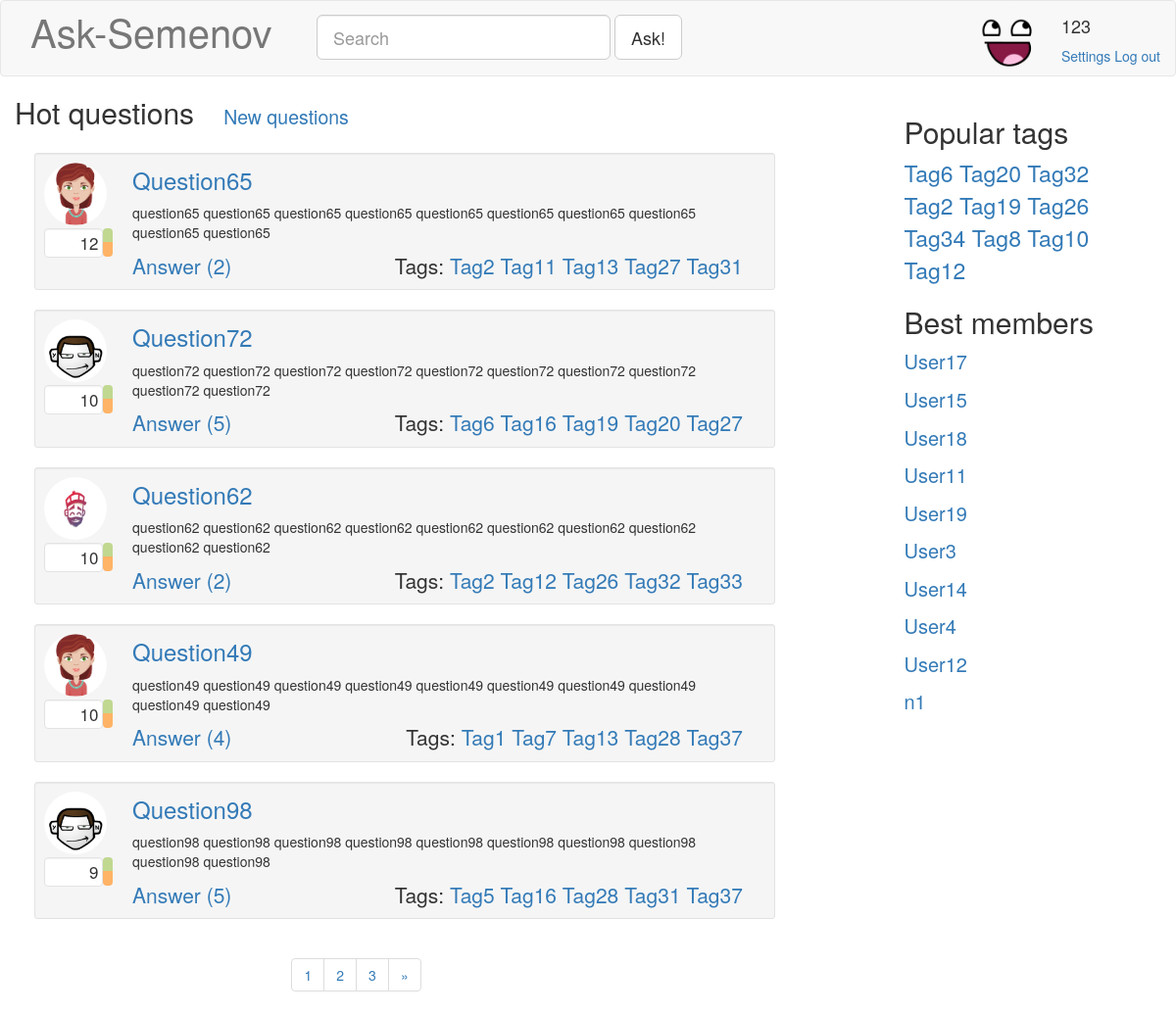
/hot/, run on the app's committed database.
### blog/models.py (models this page shows, shortened)
class Profile( models.Model ):
	user = models.OneToOneField( User, null = False, blank = False, on_delete = models.CASCADE )
	image = models.ImageField( null = False, blank = True, upload_to = '', default = 'dummy.png', max_length = 100 )
	rating = models.IntegerField( null = False, default = 0 )
	objects = ProfileManager()
	def username( self ):
		return str( self.user.username )
	class Meta:
		verbose_name = "Профиль"
		verbose_name_plural = "Профили"

class Question( models.Model ):
	caption = models.CharField( null = False, blank = False, max_length = 100 )
	rating = models.IntegerField( null = False, default = 0 )
	text = models.TextField( null = False, blank = False )
	tags = models.ManyToManyField( 'Tag' )
	postDate = models.DateTimeField( null = False, blank = True, auto_now_add = True )
	author = models.ForeignKey( 'Profile', null = False, blank = False, on_delete = models.CASCADE )
	objects = QuestionManager()
	def answersCount( self ):
		return self.answer_set.count()
	class Meta:
		verbose_name = "Вопрос"
		verbose_name_plural = "Вопросы"

class Tag( models.Model ):
	caption = models.CharField( unique = True, null = False, blank = False, max_length = 20 )
	objects = TagManager()
	def __str__( self ):
		return str( self.caption )
	class Meta:
		verbose_name = "Тэг"
		verbose_name_plural = "Тэги"

### blog/views.py (the view)
# urls.py: url(r'^hot/$', blogViews.hotQuestions, name="hotQuestions"),
def hotQuestions( request ):
	result = makeBase()
	questions = Question.objects.rating_sorted()
	result[ 'questions' ], result[ 'pageNumbers' ] = Paginate( request, questions, 5 )
	return render( request, 'hotquestions.html', result )

### blog/models.py (called while the page is built)
	def rating_sorted( self ):
		return super( TagManager, self ).annotate( questionCount = models.Count( 'question' ) ).order_by( '-questionCount' )

	def rating_sorted( self ):
		return super( QuestionManager, self ).order_by( '-rating', '-postDate' )

	def rating_sorted( self ):
		return super( ProfileManager, self ).order_by( '-rating' )

	def get_by_username( self, name ):
		return super( ProfileManager, self ).get( user__username=name )

### blog/views.py (called while the page is built)
def makeBase():
	return {
		'profile': Profile.objects.get_by_username( '123' ),
		'hotTags': Tag.objects.rating_sorted()[:10],
		'bestMembers': Profile.objects.rating_sorted()[:10],
	}

def Paginate( request, container, perPage ):
	paginator = Paginator( container, perPage )
	pageNumber = request.GET.get( 'page' ) #gets page from get parameters
	try:
		page = paginator.page( pageNumber )
	except PageNotAnInteger:
		page = paginator.page( 1 )
	except EmptyPage:
		page = paginator.page( paginator.num_pages )
	pageNumbers = []
	for i in range( -2, 3 ):
		if ( page.number + i ) in paginator.page_range:
			pageNumbers.append( page.number + i )
	return page, pageNumbers

### templates/hotquestions.html
{% extends "index.html" %}
{% block customContentCaption %}
<div class="container-fluid">
	{% url 'mainPage' as mainPageURL %}
	<h2>Hot questions<small class="ask-questionListSubHeader"><a href="{{ mainPageURL }}">New questions</a></small></h2>
</div>
{% endblock %}

### templates/base.html (shortened to what this page needs)
{% load static %}
<!DOCTYPE html>
<html>
	<head>
		<link rel="stylesheet" href="{% static "css/bootstrap.min.css" %}">
		<link rel="stylesheet" href="{% static "css/base.css" %}">
		{% block extraCSS %}{% endblock %}
	</head>
	<body>
		<nav class="navbar navbar-default ask-navbar">
			<div class="container-fluid">
				<div class="navbar-header col-md-3">
		      		{% url 'mainPage' as mainPageURL %}
					<a class="navbar-brand ask-navbarBrand" href="{{ mainPageURL }}">Ask-Semenov</a>
				</div>
				<div class="collapse navbar-collapse">
					{% url 'askQuestion' as askURL %}
					<form class="navbar-form navbar-left" role="search" action="{{ askURL }}">
						<div class="form-group">
							<input id="ask-mainSearchField" class="form-control input-lg" type="text"  placeholder="Search">
						</div>
						<button type="submit" class="btn btn-lg btn-default">Ask!</button>
					</form>
				{% if profile %}
					<ul class="nav navbar-nav navbar-right">
						<li class="pull-right">
							<div class="media">
								<div class="media-left media-middle">
									<a class="navbar-link" href="#">
										<img id="ask-profilePicture" class="media-object img-circle" src="{{ profile.image.url }}">
									</a>
								</div>
								<div class="media-right">
									<h4> {{ profile.username }}</h4>
									<div>
										{% url 'settings' as settingsURL %}
										<a href="{{ settingsURL }}">Settings</a>
										<a href="#">Log out</a>
									</div>
								</div>
							</div>
						</li>
					</ul>
				{% endif %}
				</div>
			</div>
		</nav>
		<div class="row">
			<div class="container col-md-9">
			{% block customContentCaption %} {% endblock %}
			{% block customContent %}{% endblock %}
			</div>
			<div class="col-md-3 ask-rightColumn">
				<div class="ask-tagsBlock">
					<h2>Popular tags</h2>
					<div class="ask-popularTags">
					{% for tag in hotTags %}
					{% url 'taggedQuestions' tag as taggedQuestionsURL %}
						<a href="{{ taggedQuestionsURL }}">{{ tag.caption|title }}</a>
					{% endfor %}
					</div>
				</div>
				<div class="ask-bestMembersBlock">
					<h2>Best members</h2>
					<ul class="list-unstyled ask-bestMembers">
					{% for member in bestMembers %}
						<li><a href="#">{{ member.username }}</a></li>
					{% endfor %}
					</ul>
				</div>
			</div>
		</div>
	</body>
</html>

### templates/singlequestion.html
{% load static %}
<div class="well well-sm ask-questionListElement">
	<div class="media">
		<div class="media-left ask-questionListElementUserBlock">
			<a href="#">
				<img class="media-object img-circle ask-questionProfileImage" src="{{ question.author.image.url }}">
			</a>
			<div class="ask-questionRatingBlock">
				<div class="well pull-left text-right ask-questionRatingField">
					{{ question.rating }}
				</div>
				<div class="btn-group-vertical pull-left ask-ratingButtonsGroup" role="group">
						<button type="button" class="btn ask-ratingButton ask-ratingUpButton"></button>
						<button type="button" class="btn ask-ratingButton ask-ratingDownButton"></button>
				</div>
			</div>
		</div>
		<div class="media-right ask-questionListElementQuestionBlock">
			{% url 'answer' question.id as questionURL %}
			<h3 class="ask-questionListElementCaption"><a href="{{ questionURL }}"> {{ question.caption }} </a></h3>
			<div><p> {{ question.text }} </p></div><br>
			<div class="ask-questionListElementBottomLine">
				{% url 'answer' question.id as questionURL %}
				<a class="lead" href="{{ questionURL }}">Answer ({{ question.answersCount }})</a>
				<span class="lead pull-right ask-questionListElementTags">
					Tags:
				{% for tag in question.tags.all %}
				{% url 'taggedQuestions' tag as taggedQuestionsUrl %}
					<a href="{{ taggedQuestionsUrl }}">{{ tag }}</a>
				{% endfor %}
				</span>
			</div>
		</div>
	</div>
</div>

### static/css/base.css (style rules this page uses)
.html, body { height: 100%; }
.ask-navbar { margin-bottom: 0px; padding-top: 6px; padding-bottom: 6px; }
.ask-navbarBrand { font-size: 40px; }
#ask-mainSearchField { width: 300px; }
#ask-profilePicture { width: 64px; height: 64px; }
.ask-rightColumn { margin-top: 20px; padding-right: 50px; }
.ask-popularTags { font-size: 23px; }
.ask-bestMembers > li { font-size: 20px; margin: 10px 0; }

### static/css/questionlist.css (style rules this page uses)
.ask-questionListSubHeader { margin-left: 30px; }
.ask-questionListElement { margin-top: 15px; padding: 9px; }
.ask-questionProfileImage { width: 64px; height: 64px; }
.ask-questionRatingBlock { margin-top: 3px; width:70px; height: 30px; }
.ask-questionRatingField { min-height: 0px; width: 85%; height: 100%; margin: 0px; padding: 2px 3px; font-size: 17px; background-color: white; }
.ask-ratingButtonsGroup { width: 15%; height: 100%; }
.ask-ratingButton { width: 100%; height: 50%; margin: 0px; padding: 0px; }
.ask-ratingUpButton { background-color: #c0d890; }
.ask-ratingDownButton { background-color: #ffb366; }
.ask-questionListElementQuestionBlock { position: relative; padding-bottom: 9px; padding-right: 15px; width:100%; }
.ask-questionListElementCaption { margin-top: 5px; }
.ask-questionListElementBottomLine { position: absolute; width: 95%; bottom: 0px; }
.ask-questionListElementBottomLine > .lead { margin-bottom: 0px; }

### data on the page
Profile: image (picture), username "123"
Question: author.image (picture), rating "12", caption "Question65", text "question65 question65 question65 question65 question65 question65 question65 question65 question65 question65", answersCount "2"
Tag: caption "Tag2"
Tag: caption "Tag11"
Tag: caption "Tag13"
Tag: caption "Tag27"
Tag: caption "Tag31"
Question: author.image (picture), rating "10", caption "Question72", text "question72 question72 question72 question72 question72 question72 question72 question72 question72 question72", answersCount "5"
Tag: caption "Tag6"
Tag: caption "Tag16"
Tag: caption "Tag19"
Tag: caption "Tag20"
Question: author.image (picture), rating "10", caption "Question62", text "question62 question62 question62 question62 question62 question62 question62 question62 question62 question62", answersCount "2"
Tag: caption "Tag12"
Tag: caption "Tag26"
Tag: caption "Tag32"
Tag: caption "Tag33"
Question: author.image (picture), rating "10", caption "Question49", text "question49 question49 question49 question49 question49 question49 question49 question49 question49 question49", answersCount "4"
Tag: caption "Tag1"
Tag: caption "Tag7"
Tag: caption "Tag28"
Tag: caption "Tag37"
Question: author.image (picture), rating "9", caption "Question98", text "question98 question98 question98 question98 question98 question98 question98 question98 question98 question98", answersCount "5"
Tag: caption "Tag5"
Tag: caption "Tag34"
Tag: caption "Tag8"
Tag: caption "Tag10"
Profile: username "User17"
Profile: username "User15"
Profile: username "User18"
Profile: username "User11"
Profile: username "User19"
Profile: username "User3"
Profile: username "User14"
Profile: username "User4"
Profile: username "User12"
Profile: username "n1"

### other printed values
{{ pageNumber }} "1" "2" "3"
